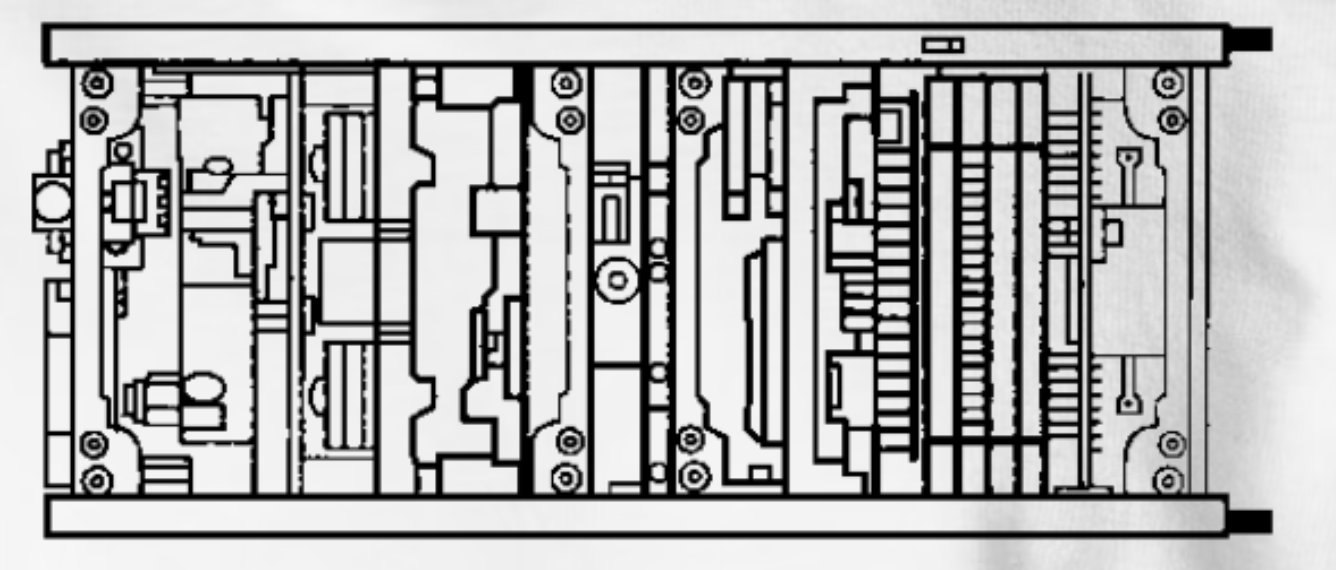
#> input picture cubesat.png, 1336 x 570 px
$ python blackandwhite.py
#> lines starting #> are read from the running program, lines starting #| are printed output that depends on the picture; after the words box and inside, x2 and y2 are one past the last pixel; in counts of white or black regions, pixels touching at a corner belong together
import cv2

pic = cv2.imread('cubesat.png')
#> pic is the input picture: shape (570, 1336, 3); min 0, max 247, mean 176.7
pic = cv2.cvtColor(pic, cv2.COLOR_BGR2GRAY)
#> pic: shape (570, 1336)

for i in range (0, len(pic)):
    for j in range(0, len(pic[i])):
        if pic[i][j] < 150:
            pic[i][j] = 0
        if pic[i][j] < 200:
            pic[i][j] = 150
        else:
            pic[i][j] = 255
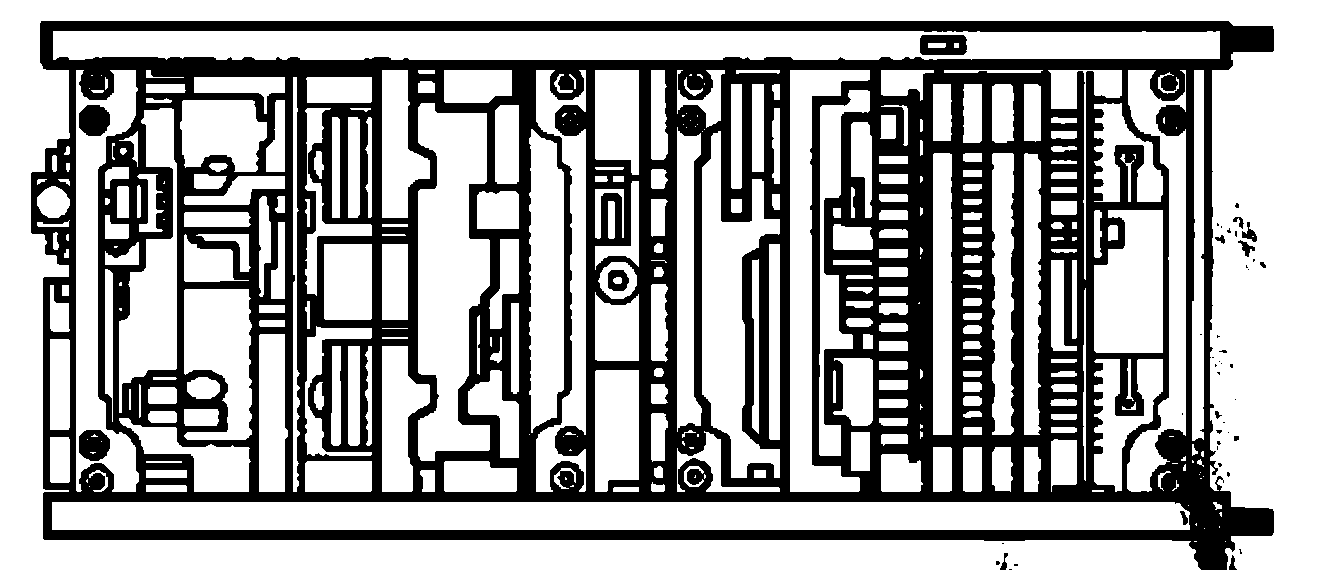
#> pic: shape (570, 1336); values 150 (black) and 255 (white), 65.2% white; 46 black regions (31 under 20 px), largest, box (x1, y1, x2, y2) and area: (31, 21, 1274, 570) 261738, (920, 35, 967, 55) 801, (79, 105, 110, 136) 794

cv2.imshow("pic", pic)
cv2.waitKey(0)
cv2.destroyAllWindows()

$ run again, with ball.png copied over cubesat.png
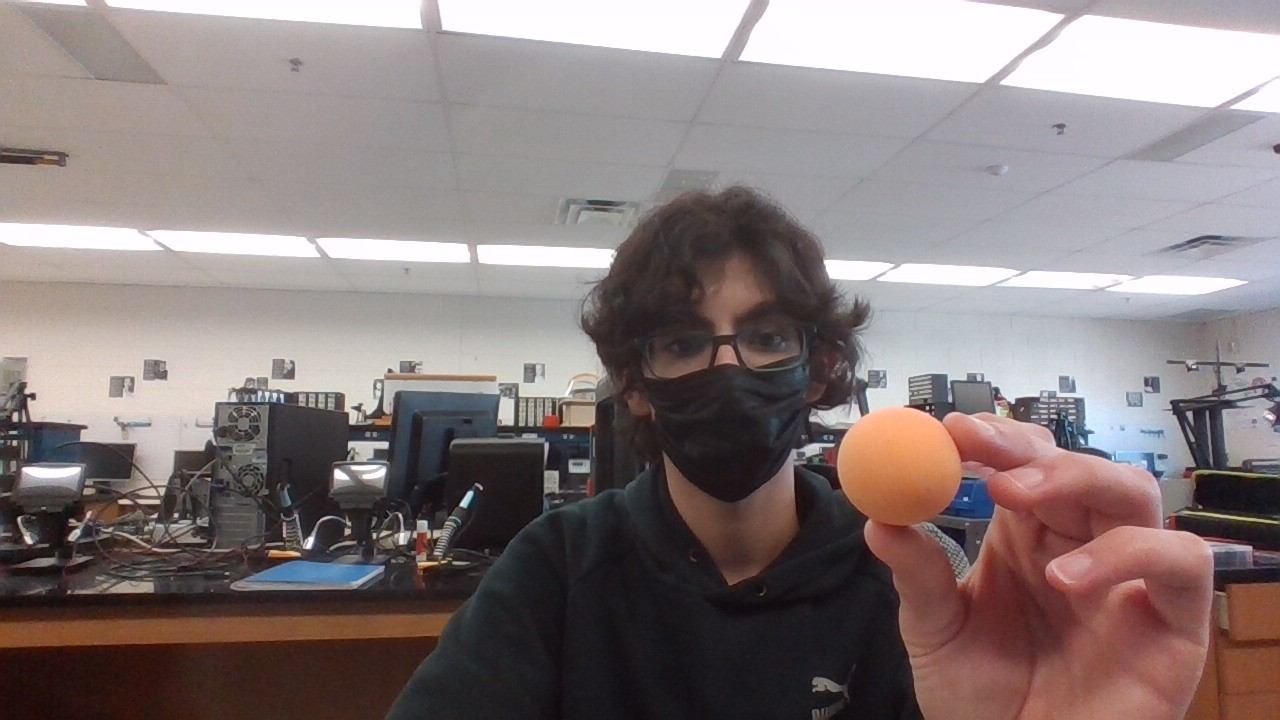
#> input picture ball.png, 1280 x 720 px
#> pic is the input picture: shape (720, 1280, 3); mean B, G, R 123.1, 123.4, 135.1
#> `pic = cv2.cvtColor(pic, cv2.COLOR_BGR2GRAY)`:
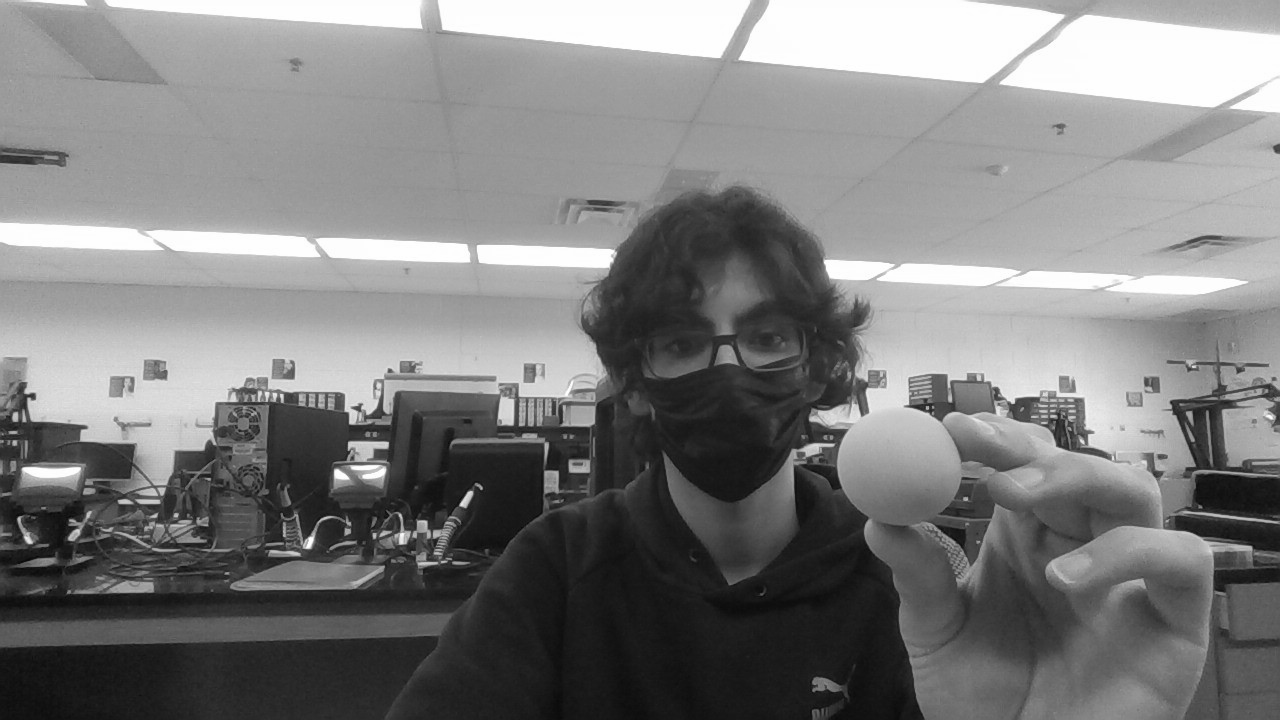
#> pic: shape (720, 1280); min 5, max 255, mean 126.9
#> after the loop `for i in range (0, len(pic)):`:
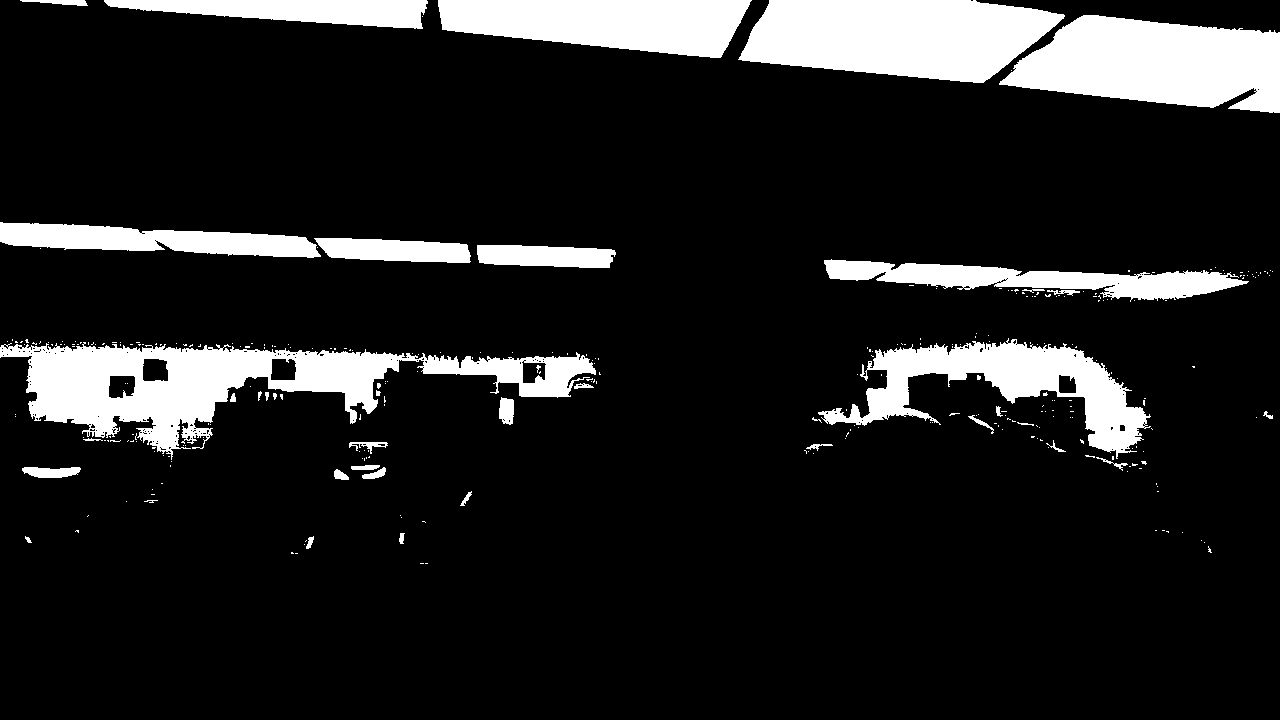
#> pic: shape (720, 1280); values 150 (black) and 255 (white), 13.2% white; 313 white regions (275 under 20 px), largest, box (x1, y1, x2, y2) and area: (0, 342, 596, 460) 25249, (738, 0, 1065, 83) 20205, (999, 15, 1280, 113) 19182
